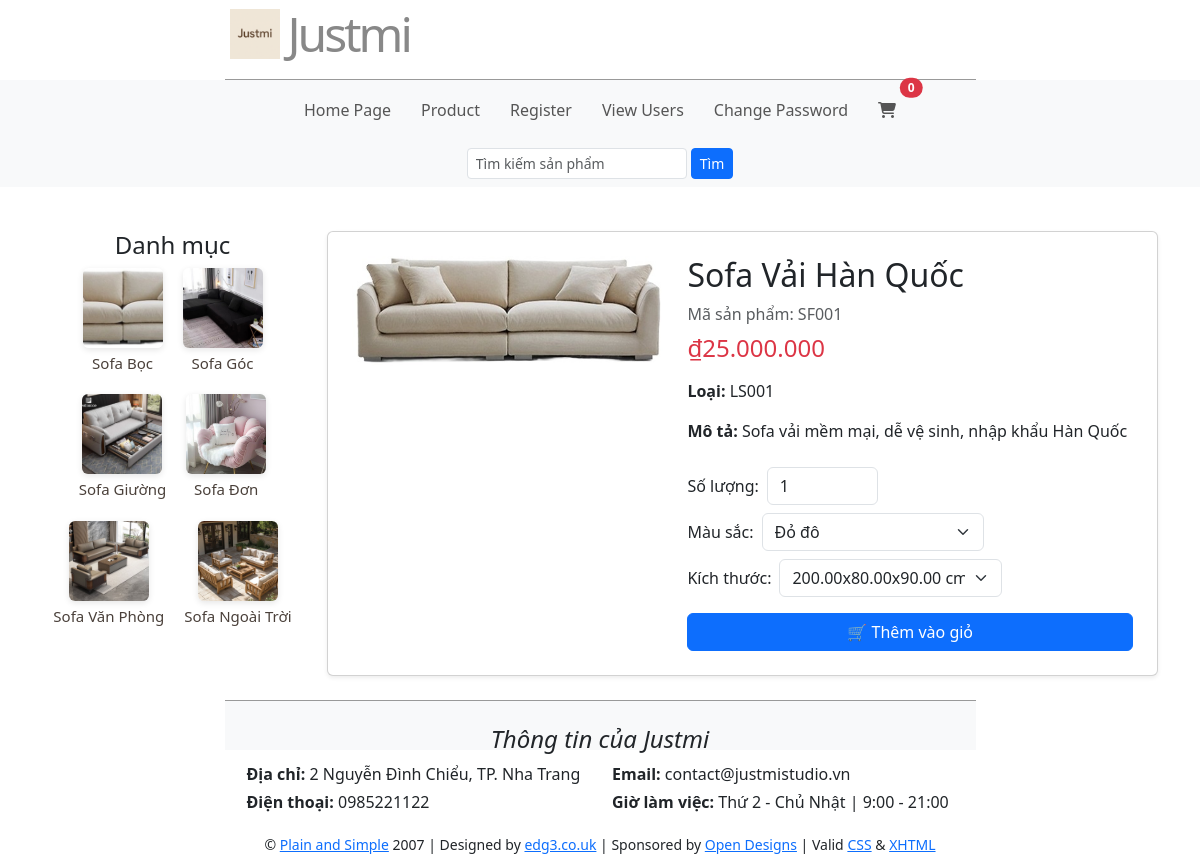
The page /qly/product_detail.php?id=SF001 on the database its author committed.
### tables this page shows
CREATE TABLE LoaiSofa (
	MaLoai CHAR(5) PRIMARY KEY,
	TenLoai NVARCHAR(100),
	MoTa NVARCHAR(300)
);

CREATE TABLE Sofa (
	MaSofa CHAR(5) PRIMARY KEY,
	TenSofa NVARCHAR(100),
	MaHang CHAR(5),
	MaLoai CHAR(5),
	GiaBan DECIMAL(12,2),
	DonViTinh NVARCHAR(50),
	SoLuongTon INT,
	HinhAnh VARCHAR(255),
	MoTa NVARCHAR(700),
    NgayTao DATETIME DEFAULT CURRENT_TIMESTAMP(),
	FOREIGN KEY (MaHang) REFERENCES HangSofa(MaHang),
	FOREIGN KEY (MaLoai) REFERENCES LoaiSofa(MaLoai)
);

### qly/product_detail.php (the view, shortened to what this page needs)
<?php
    require_once("connect.php");
    $id = $_GET['id'] ?? '';
    $id = $conn->real_escape_string($id);
    $result = $conn->query("SELECT * FROM Sofa WHERE MaSofa = '$id'");
    $product = $result->fetch_assoc();
    $colorResult = $conn->query("
        SELECT ms.MaMau, ms.TenMau
        FROM MauSac ms
        INNER JOIN Sofa_MauSac sm ON ms.MaMau = sm.MaMau
        WHERE sm.MaSofa = '$id'
    ");
    $colors = [];
    while ($row = $colorResult->fetch_assoc()) {
        $colors[] = $row;
    }
    $sizeResult = $conn->query("
        SELECT MaKichThuoc, ChieuDai, ChieuRong, ChieuCao, DonVi
        FROM KichThuoc
        WHERE MaSofa = '$id'
    ");
    $sizes = [];
    while ($row = $sizeResult->fetch_assoc()) {
        $sizes[] = $row;
    }
?>
<!DOCTYPE html>
<html lang="vi">
<head>
    <link href="https://cdn.jsdelivr.net/npm/bootstrap@5.3.3/dist/css/bootstrap.min.css" rel="stylesheet">
    <link rel="stylesheet" href="style.css">
</head>
<body>
    <header class="topbar">
    </header>
    <main class="container my-4">
        <div class="row g-4">
            <aside class="col-md-3">
                <?php include("module/categories.php");?>
            </aside>
            <section class="col-md-9">
                <div class="card p-4 shadow-sm">
                    <div class="row g-4">
                        <div class="col-md-5">
                            <img src="images/<?= htmlspecialchars($product['HinhAnh']) ?>"
                                 alt="<?= htmlspecialchars($product['TenSofa']) ?>"
                                 class="img-fluid rounded">
                        </div>
                        <div class="col-md-7">
                            <h2><?= htmlspecialchars($product['TenSofa']) ?></h2>
                            <div class="text-muted mb-2">Mã sản phẩm: <?= htmlspecialchars($product['MaSofa']) ?></div>
                            <h4 class="text-danger">₫<?= number_format($product['GiaBan'], 0, ',', '.') ?></h4>
                            <p class="mt-3"><strong>Loại:</strong> <?= htmlspecialchars($product['MaLoai']) ?></p>
                            <p><strong>Mô tả:</strong> <?= nl2br(htmlspecialchars($product['MoTa'] ?? 'Chưa có mô tả')) ?></p>
                            <div class="mt-4">
                                <form action="cart.php" method="post" class="d-flex flex-column gap-2">
                                    <div class="d-flex align-items-center gap-2">
                                        <label>Số lượng:</label>
                                        <input type="number" name="quantity" value="1" min="1" class="form-control w-25">
                                    </div>
                                    <?php if (!empty($colors)): ?>
                                    <div class="d-flex align-items-center gap-2">
                                        <label>Màu sắc:</label>
                                        <select name="color" class="form-select w-50">
                                            <?php foreach ($colors as $c): ?>
                                                <option value="<?= $c['MaMau'] ?>"><?= htmlspecialchars($c['TenMau']) ?></option>
                                            <?php endforeach; ?>
                                        </select>
                                    </div>
                                    <?php endif; ?>
                                    <?php if (!empty($sizes)): ?>
                                    <div class="d-flex align-items-center gap-2">
                                        <label>Kích thước:</label>
                                        <select name="size" class="form-select w-50">
                                            <?php foreach ($sizes as $s): ?>
                                                <option value="<?= $s['MaKichThuoc'] ?>">
                                                    <?= $s['ChieuDai'].'x'.$s['ChieuRong'].'x'.$s['ChieuCao'].' '.$s['DonVi'] ?>
                                                </option>
                                            <?php endforeach; ?>
                                        </select>
                                    </div>
                                    <?php endif; ?>
                                    <button type="submit" class="btn btn-primary mt-2">🛒 Thêm vào giỏ</button>
                                </form>
                            </div>
                        </div>
                    </div>
                </div>
            </section>
        </div>
    </main>
</body>
</html>

### qly/module/categories.php
<?php
    require('connect.php');
    $sql = "
        SELECT
            l.MaLoai,
            l.TenLoai,
            (
                SELECT s.HinhAnh
                FROM Sofa s
                WHERE s.MaLoai = l.MaLoai
                LIMIT 1
            ) AS HinhAnh
        FROM LoaiSofa l
    ";
    $categories = $conn->query($sql);
?>
<div class="categories mb-3">
    <h4 class="text-center">Danh mục</h4>
    <ul>
        <?php while($cate = $categories->fetch_assoc()): ?>
            <li>
                <a href="product.php?maLoai[]=<?= urlencode($cate['MaLoai']) ?>" class="d-flex flex-column align-items-center text-decoration-none text-dark">
                    <img src="images/<?= htmlspecialchars($cate['HinhAnh']) ?>"
                         alt="<?= htmlspecialchars($cate['TenLoai']) ?>"
                         style="width:80px; height:80px; object-fit:cover; border-radius:6px;">
                    <span class="mt-1"><?= htmlspecialchars($cate['TenLoai']) ?></span>
                </a>
            </li>
        <?php endwhile; ?>
    </ul>
</div>

### qly/includes/style.css (style rules this page uses)
* { border:0; margin:0; padding:0; }
a { color:#777; text-decoration:none; }
body { background:#ffffff; color:#555; font:0.8em Arial, Helvetica, "bitstream vera sans", sans-serif; }
#header { border-bottom:1px solid #999; height:80px; margin:0 auto; width:751px; }
#header h1 { color:#888; font-size:300%; letter-spacing:-3px; text-align:right; padding:5px; margin-bottom:-20px; }
#navigation { background:#fafafa; margin:0 auto; list-style:none; padding: 0; }
#navigation li { list-style:none; }
#navigation a { color:#555; display:block; padding: 10px 15px; text-align:center; border-radius: 10px; text-decoration: none; }
#content { height:auto; margin:0 auto; padding:0 0 20px; width:751px; }
.categories ul { display: flex; justify-content: center; flex-wrap: wrap; gap: 20px; list-style: none; padding: 0; margin: 0; }
.categories li { display: flex; flex-direction: column; align-items: center; text-align: center; cursor: pointer; transition: transform 0.2s ease; }
.categories img { width: 100px; height: 100px; object-fit: cover; border-radius: 10px; box-shadow: 0 2px 6px rgba(0,0,0,0.1); }
.categories span { margin-top: 6px; font-size: 15px; font-weight: 500; color: #4a403a; }
.card { background:var(--card); border-radius:10px; border:1px solid #eee; padding:12px; display:flex; flex-direction:column; transition: transform 0.2s ease, box-shadow 0.2s ease; }
#footer { border-top:1px solid #999; height:50px; margin:0 auto; padding:10px; text-align:center; width:751px; }
input, select, .input { padding: 5px; font-weight: bold; font-size: 1em; color: #008040; background: #FFFFFF; border:1px dotted #004080; }

### rows shown on the page
loaisofa: shows a picture, TenLoai "Sofa Bọc"
loaisofa: shows a picture, TenLoai "Sofa Góc"
loaisofa: shows a picture, TenLoai "Sofa Giường"
loaisofa: shows a picture, TenLoai "Sofa Đơn"
loaisofa: shows a picture, TenLoai "Sofa Văn Phòng"
loaisofa: shows a picture, TenLoai "Sofa Ngoài Trời"
sofa: HinhAnh (picture), TenSofa "Sofa Vải Hàn Quốc", MaSofa "SF001", GiaBan "25.000.000", MaLoai "LS001", MoTa "Sofa vải mềm mại, dễ vệ sinh, nhập khẩu Hàn Quốc"

### other values the page prints
form field color "Đỏ đô"
form field size "200.00x80.00x90.00 cm"
